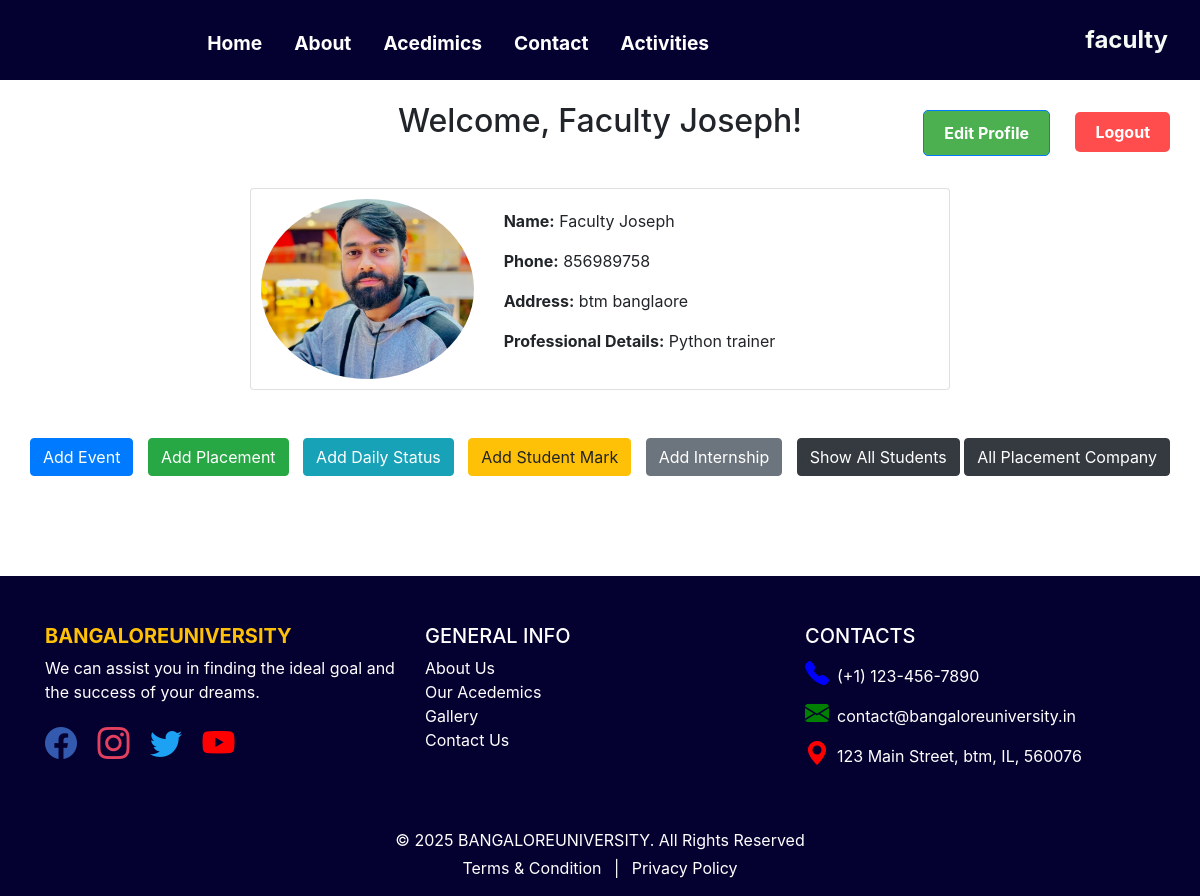
Page /accounts/faculty_view/ (signed in) on the committed database.
### accounts/models.py (models this page shows, shortened)
class FacultyProfile(models.Model):
    user = models.OneToOneField(User, on_delete=models.CASCADE)
    full_name = models.CharField(max_length=100)
    address = models.CharField(max_length=50,null=True, blank=True)
    phone = models.CharField(max_length=15)
    professional_details = models.CharField(max_length=100, null=True, blank=True)
    image= models.ImageField(upload_to='faculty',null=True, blank=True)

### accounts/views.py (the view)
# urls.py: path('faculty_view/',views.faculty_dashboard,name='faculty_dashboard' ),
@login_required
def faculty_dashboard(request):
    faculty_profile = FacultyProfile.objects.get(user=request.user)
    event_form = EventForm()
    placement_form = PlacementManagementForm()
    daily_status_form = StudentDailyStatusForm()
    student_mark_form = StudentMarkForm()
    internship_form = InternshipForm()
    context = {
        'faculty_profile': faculty_profile,
        'daily_status_form': daily_status_form,
        'event_form': event_form,
        'student_mark_form': student_mark_form,
        'internship_form': internship_form,
        'placement_form': placement_form,
    }
    return render(request, 'accounts/faculty_dashboard.html', context)

### accounts/models.py (called while the page is built)
    def __str__(self):
        return self.full_name

### accounts/views.py (called while the page is built)
def is_student(self):
    return hasattr(self, 'studentprofile')

def is_faculty(self):
    return hasattr(self, 'facultyprofile')

### templates/accounts/faculty_dashboard.html (shortened to what this page needs)
{% extends 'college/base.html' %}
{% block content %}
<link rel="stylesheet" href="https://stackpath.bootstrapcdn.com/bootstrap/4.5.2/css/bootstrap.min.css">
<div class="logout-button">
    <a href="{% url 'logout' %}">Logout</a>
</div>
<div class="edit-button-container">
  <a href="{% url 'edit_faculty_profile' faculty_profile.id %}" class="btn btn-primary">Edit Profile</a>
</div>
<h2>Welcome, {{ faculty_profile.full_name }}!</h2>
<div class="container mt-5">
  <div class="card mx-auto" style="max-width: 700px;">
      <div class="row no-gutters">
          <div class="col-md-4" style="display: flex; align-items: center; justify-content: center;">
              {% if faculty_profile.image %}
                  <img src="{{ faculty_profile.image.url }}" class="card-img" alt="Faculty Image" style="max-height: 200px; object-fit: cover; border-radius: 50%; padding: 10px;">
              {% else %}
                  <img src="#" class="card-img" alt="Default Image" style="max-height: 200px; object-fit: cover; border-radius: 50%; padding: 10px;">
              {% endif %}
          </div>
          <div class="col-md-8">
              <div class="card-body">
                  <p class="card-text"><strong>Name:</strong> {{ faculty_profile.full_name }}</p>
                  <p class="card-text"><strong>Phone:</strong> {{ faculty_profile.phone }}</p>
                  <p class="card-text"><strong>Address:</strong> {{ faculty_profile.address }}</p>
                  <p class="card-text"><strong>Professional Details:</strong> {{ faculty_profile.professional_details }}</p>
              </div>
          </div>
      </div>
  </div>
</div>
<br><br>
<div style="text-align:center; margin-bottom: 100px;">
  <button type="button" class="btn btn-primary" data-toggle="modal" data-target="#addEventModal" style="margin-right: 10px;">Add Event</button>
  <button type="button" class="btn btn-success" data-toggle="modal" data-target="#addPlacementModal" style="margin-right: 10px;">Add Placement</button>
  <button type="button" class="btn btn-info" data-toggle="modal" data-target="#addDailyStatusModal" style="margin-right: 10px;">Add Daily Status</button>
  <button type="button" class="btn btn-warning" data-toggle="modal" data-target="#addStudentMarkModal" style="margin-right: 10px;">Add Student Mark</button>
  <button type="button" class="btn btn-secondary" data-toggle="modal" data-target="#addInternshipModal" style="margin-right: 10px;">Add Internship</button>
  <a href="{% url 'show_all_students' %}" class="btn btn-dark">Show All Students</a>
  <a href="{% url 'show_all_companies' %}" class="btn btn-dark"> All Placement Company</a>
</div>
{% endblock %}

### templates/college/base.html (shortened to what this page needs)
<!DOCTYPE html>
{% load static %}
<html lang="en">
<head>
    <link rel="stylesheet" href="{% static 'css/style.css' %}">
    <link rel="stylesheet" href="{% static 'css/base.css' %}">
    <link href="https://cdn.jsdelivr.net/npm/bootstrap@5.3.3/dist/css/bootstrap.min.css" rel="stylesheet">
    <link rel="stylesheet" href="https://cdnjs.cloudflare.com/ajax/libs/bootstrap-icons/1.5.0/font/bootstrap-icons.min.css">
    <link href="https://cdn.jsdelivr.net/npm/bootstrap@5.3.3/dist/css/bootstrap.min.css" rel="stylesheet"
>
    <link rel="stylesheet" href="https://cdnjs.cloudflare.com/ajax/libs/font-awesome/6.6.0/css/all.min.css" />
    <link href="https://cdnjs.cloudflare.com/ajax/libs/select2/4.0.13/css/select2.min.css" rel="stylesheet" />
</head>
<body>
    <div class="bg-section">
        <nav class="navbar navbar-expand-lg"
            style="background-color: #040131; color: black; height: 5rem; padding: 1rem; margin-left: 0; width: 100%; position: fixed; top: 0; z-index: 1030;">
            <ul class="nav navbar" style="padding-left: 15%; padding-top: 15px; padding-right: 0; font-size: 1.2rem;">
                <li class="nav-item"><a class="nav-link text-white fw-bold" href="{% url 'home' %}">Home</a></li>
                <li class="nav-item"><a class="nav-link text-white fw-bold" href="#">About</a></li>
                <li class="nav-item"><a class="nav-link text-white fw-bold" href="#">Acedimics</a></li>
                <li class="nav-item"><a class="nav-link text-white fw-bold" href="#">Contact</a></li>
                <li class="nav-item"><a class="nav-link text-white fw-bold" href="#">Activities</a></li>
            </ul>
            <ul class="nav navbar ms-auto" style="display: flex; justify-content: flex-end; align-items: center; padding-left: 0; margin-left: 0;">
                <li class="nav-item">
                    {% if user.is_authenticated %}
                        {% if user.is_student %}
                        <a href="{% url 'student_dashboard' %}" class="large-links">
                            {{ request.user.username }}
                        </a>
                        {% elif user.is_faculty %}
                        <a href="{% url 'faculty_dashboard' %}" class="large-links">
                            {{ request.user.username }}
                        </a>
                        {% else %}
                        <a href="{% url 'student_dashboard' %}" class="large-links">
                            Accounts
                        </a>
                        {% endif %}
                    {% else %}
                    <a class="nav-link text-white fw-bold large-links" href="{% url 'login' %}">
                     Login
                    </a>
                    {% endif %}
                </li>
            </ul>
    </nav>
    <br><br><br>
</div>
{% block content %}
{% endblock %}
<footer class="text-white pt-5 pb-3 " style="background-color: #040131;">
    <div class="container">
            <div class="row">
                <div class="col-md-4 mb-3">
                    <h5 class="text-warning fw-bold">BANGALOREUNIVERSITY</h5>
                    <p>We can assist you in finding the ideal goal and the success of your dreams.</p>
                    <div>
                        <a href="#" class="me-3"><i class="bi bi-facebook fs-2" style="color: #335aae;"></i></a>
                        <a href="#" class="me-3"><i class="bi bi-instagram fs-2" style="color: #E4405F;"></i></a>
                        <a href="#" class="me-3"><i class="bi bi-twitter fs-2" style="color: #1DA1F2;"></i></a>
                        <a href="#"><i class="bi bi-youtube fs-2" style="color: #FF0000;"></i></a>
                    </div>
                </div>
                <div class="col-md-4 mb-3">
                    <h5>GENERAL INFO</h5>
                    <ul class="list-unstyled">
                        <li><a href="#" class="text-white text-decoration-none">About Us</a></li>
                        <li><a href="#" class="text-white text-decoration-none">Our Acedemics</a></li>
                        <li><a href="#" class="text-white text-decoration-none">Gallery</a></li>
                        <li><a href="#" class="text-white text-decoration-none">Contact Us</a></li>
                    </ul>
                </div>
                <div class="col-md-4 mb-3">
                    <h5>CONTACTS</h5>
                    <p class="mb-1">
                        <i class="bi bi-telephone-fill me-2" style="font-size: 1.5rem; color: blue;"></i>(+1) 123-456-7890
                    </p>
                    <p class="mb-1">
                        <i class="bi bi-envelope-fill me-2" style="font-size: 1.5rem; color: green;"></i>contact@bangaloreuniversity.in
                    </p>
                    <p>
                        <i class="bi bi-geo-alt-fill me-2" style="font-size: 1.5rem; color: red;"></i>123 Main Street, btm, IL, 560076
                    </p>
                </div>
            </div>
            <div class="text-center mt-4">
                <p class="mb-1">&copy; 2025 BANGALOREUNIVERSITY. All Rights Reserved</p>
                <a href="#" class="text-white text-decoration-none me-2">Terms & Condition</a> |
                <a href="#" class="text-white text-decoration-none ms-2">Privacy Policy</a>
            </div>
        </div>
    </footer>
</body>
</html>

### templates/college/base.html (style rules this page uses)
.large-links { font-size: 1.5rem; color: #f4fbf5; text-decoration: none; font-weight: bold; }

### templates/accounts/faculty_dashboard.html (style rules this page uses)
h2 { text-align: center; margin-top: 30px; }
.logout-button { position: absolute; top: 120px; right: 30px; }
.logout-button a { padding: 10px 20px; background-color: #ff4d4d; color: white; text-decoration: none; border-radius: 5px; font-weight: bold; }
.edit-button-container { position: absolute; top: 110px; right: 150px; }
.edit-button-container .btn { padding: 10px 20px; background-color: #4CAF50; color: white; text-decoration: none; border-radius: 5px; font-weight: bold; }

### rows in the picture
FacultyProfile: full_name "Faculty Joseph", image (picture), phone "856989758", address "btm banglaore", professional_details "Python trainer"

### other values in the picture
{{ request.user.username }} "faculty"
